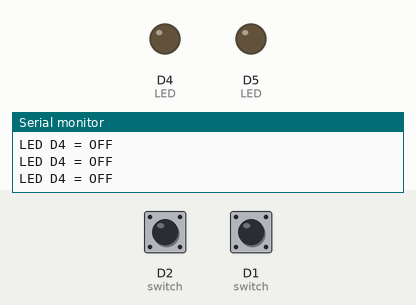
Recording of a sketch running on a simulated ESP8266 (NodeMCU). On the bench: output pins drawn as LEDs (lit = HIGH), the last lines printed to the serial monitor. The inputs (shaded band) are chosen by the test bench; at power-on: D1 (switch) HIGH, D2 (switch) HIGH.

Above: at 1.2 s.
1.3 s: D1 (switch) pulled LOW for 0.15 s
At 1.38 s:
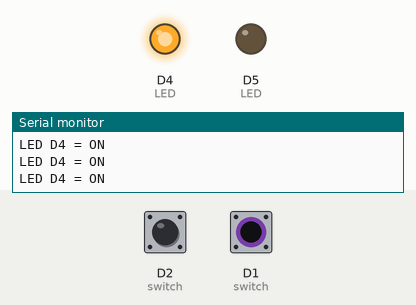
2.9 s: D2 (switch) pulled LOW for 0.15 s
At 2.98 s:
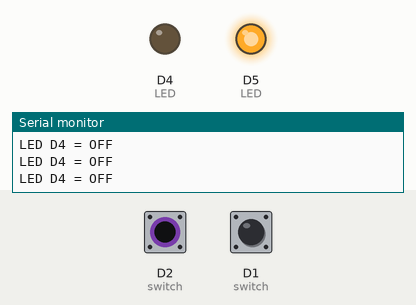
4.5 s: D1 (switch) pulled LOW for 1 s
At 6.9 s:
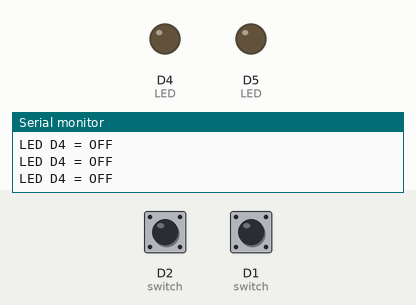
8.5 s: D2 (switch) pulled LOW for 3.2 s
At 9.9 s:
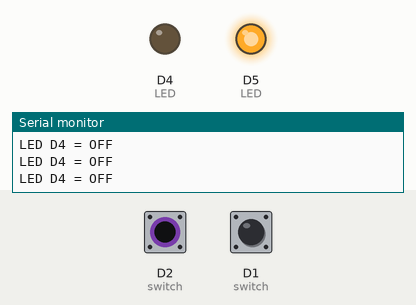
14.7 s: D2 (switch) driven LOW and D1 (switch) driven LOW
At 15.9 s:
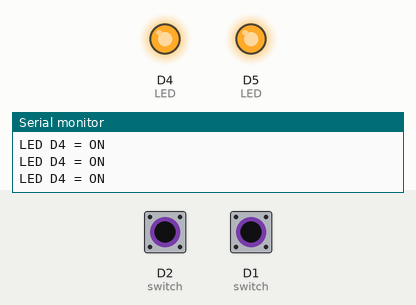
16.2 s: D2 (switch) driven HIGH
At 16.8 s:
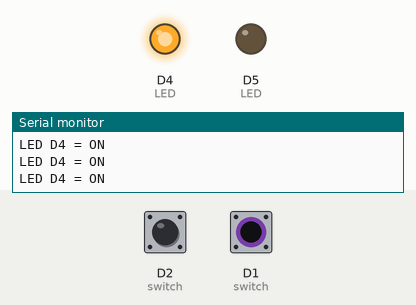
Timing chart, 0 to 19.2 s (numbered marks = the images above; inputs shaded):
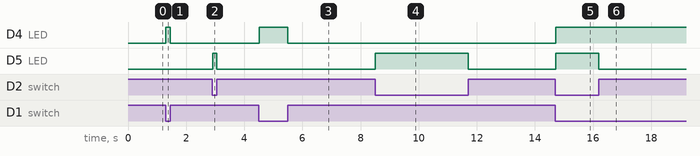

The sketch:

sketch_aug14d.ino
```cpp
void setup() {
Serial.begin(9600);//D9 D10 RS232
pinMode(D1, INPUT);//switch
pinMode(D4, OUTPUT);//LED
pinMode(D2, INPUT);//switch
pinMode(D5, OUTPUT);//LED
}

void loop() {
 if(digitalRead(D1) == 0)//กดD1 = logic 0
    {
     digitalWrite(D4,HIGH);

      Serial.println("LED D4 = ON");
    }
 else
    {
      digitalWrite(D4,LOW);
      Serial.println("LED D4 = OFF");
    }
    if(digitalRead(D2) == 0)//กดD1 = logic 0
    {
     digitalWrite(D5,HIGH);
    }
 else
    {
      digitalWrite(D5,LOW);
    }
}
```

Measured:
- after the input at 1.3 s, D4 (LED): LOW → HIGH at once, → LOW 0.15 s later
- after the input at 2.9 s, D5 (LED): LOW → HIGH at once, → LOW 0.15 s later
- after the input at 4.5 s, D4 (LED): LOW → HIGH at once, → LOW 0.99 s later
- after the input at 8.5 s, D5 (LED): LOW → HIGH at once, → LOW 3.2 s later
- after the input at 14.7 s, D4 (LED), D5 (LED): LOW → HIGH at once
- after the input at 16.2 s, D5 (LED): HIGH → LOW at once
